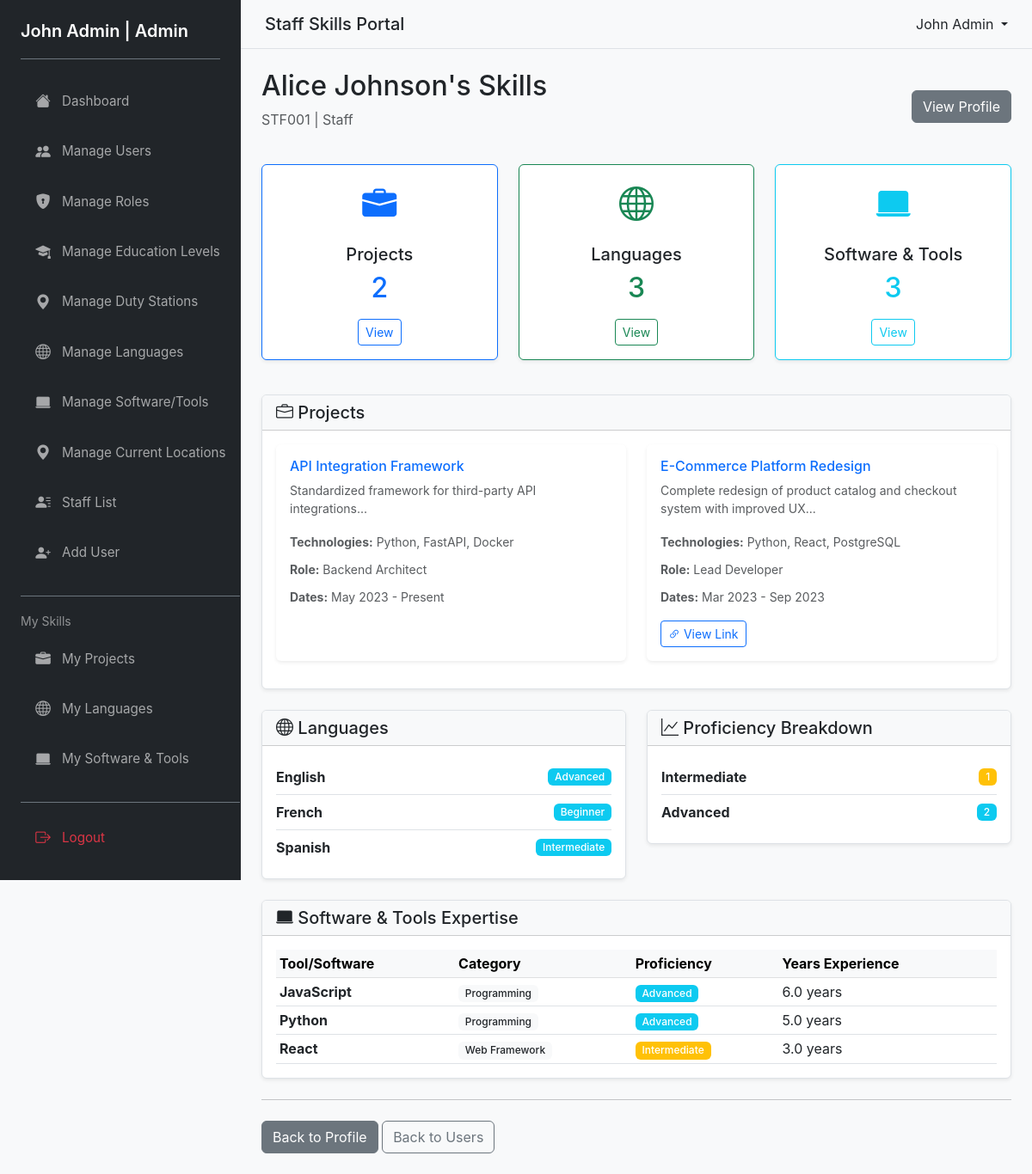
Screenshot of /pages/staff_dashboard.php?user_id=3 (signed in) with the database file from the repository.
### tables this page shows
CREATE TABLE IF NOT EXISTS users (
  id INT AUTO_INCREMENT PRIMARY KEY,
  index_number VARCHAR(50) NOT NULL UNIQUE,
  full_names VARCHAR(150) NOT NULL,
  email VARCHAR(120) NOT NULL UNIQUE,
  password VARCHAR(255) NOT NULL,
  role_id INT NOT NULL,
  gender VARCHAR(20),
  current_location VARCHAR(120),
  highest_education VARCHAR(120),
  duty_station VARCHAR(120),
  availability_remote TINYINT(1) DEFAULT 0,
  created_at TIMESTAMP DEFAULT CURRENT_TIMESTAMP,
  FOREIGN KEY (role_id) REFERENCES roles(id) ON DELETE RESTRICT
);

CREATE TABLE IF NOT EXISTS roles (
  id INT AUTO_INCREMENT PRIMARY KEY,
  name VARCHAR(50) NOT NULL UNIQUE,
  description VARCHAR(255),
  created_at TIMESTAMP DEFAULT CURRENT_TIMESTAMP
);

CREATE TABLE IF NOT EXISTS projects (
  id INT AUTO_INCREMENT PRIMARY KEY,
  user_id INT NOT NULL,
  project_name VARCHAR(200) NOT NULL,
  description TEXT,
  technologies_used TEXT,
  start_date DATE,
  end_date DATE,
  role_responsibilities TEXT,
  project_link VARCHAR(255),
  created_at TIMESTAMP DEFAULT CURRENT_TIMESTAMP,
  FOREIGN KEY (user_id) REFERENCES users(id) ON DELETE CASCADE
);

CREATE TABLE IF NOT EXISTS user_languages (
  id INT AUTO_INCREMENT PRIMARY KEY,
  user_id INT NOT NULL,
  language_id INT NOT NULL,
  proficiency VARCHAR(50) NOT NULL DEFAULT 'Intermediate',
  created_at TIMESTAMP DEFAULT CURRENT_TIMESTAMP,
  UNIQUE KEY unique_user_language (user_id, language_id),
  FOREIGN KEY (user_id) REFERENCES users(id) ON DELETE CASCADE,
  FOREIGN KEY (language_id) REFERENCES languages(id) ON DELETE CASCADE
);

CREATE TABLE IF NOT EXISTS languages (
  id INT AUTO_INCREMENT PRIMARY KEY,
  name VARCHAR(100) NOT NULL UNIQUE,
  created_at TIMESTAMP DEFAULT CURRENT_TIMESTAMP
);

CREATE TABLE IF NOT EXISTS user_software_expertise (
  id INT AUTO_INCREMENT PRIMARY KEY,
  user_id INT NOT NULL,
  software_expertise_id INT NOT NULL,
  proficiency VARCHAR(50) NOT NULL DEFAULT 'Intermediate',
  years_experience DECIMAL(3,1),
  created_at TIMESTAMP DEFAULT CURRENT_TIMESTAMP,
  UNIQUE KEY unique_user_software (user_id, software_expertise_id),
  FOREIGN KEY (user_id) REFERENCES users(id) ON DELETE CASCADE,
  FOREIGN KEY (software_expertise_id) REFERENCES software_expertise(id) ON DELETE CASCADE
);

CREATE TABLE IF NOT EXISTS software_expertise (
  id INT AUTO_INCREMENT PRIMARY KEY,
  name VARCHAR(120) NOT NULL UNIQUE,
  category VARCHAR(100),
  created_at TIMESTAMP DEFAULT CURRENT_TIMESTAMP
);

### pages/staff_dashboard.php (the view, shortened to what this page needs)
<?php
$requested_user_id = isset($_GET['user_id']) ? (int)$_GET['user_id'] : $_SESSION['user']['id'];
$pdo = getPDO();
$stmt = $pdo->prepare('SELECT u.*, r.name as role_name FROM users u JOIN roles r ON u.role_id = r.id WHERE u.id = ? LIMIT 1');
$stmt->execute([$requested_user_id]);
$user = $stmt->fetch();
$stmt = $pdo->prepare('SELECT id, project_name, description, technologies_used, start_date, end_date, role_responsibilities, project_link FROM projects WHERE user_id = ? ORDER BY start_date DESC');
$stmt->execute([$requested_user_id]);
$projects = $stmt->fetchAll();
$stmt = $pdo->prepare('SELECT ul.id, l.name, ul.proficiency FROM user_languages ul JOIN languages l ON ul.language_id = l.id WHERE ul.user_id = ? ORDER BY l.name ASC');
$stmt->execute([$requested_user_id]);
$languages = $stmt->fetchAll();
$stmt = $pdo->prepare('SELECT usp.id, se.name, se.category, usp.proficiency, usp.years_experience FROM user_software_expertise usp JOIN software_expertise se ON usp.software_expertise_id = se.id WHERE usp.user_id = ? ORDER BY se.category ASC, se.name ASC');
$stmt->execute([$requested_user_id]);
$software = $stmt->fetchAll();
$proficiency_counts = [
    'Beginner' => 0,
    'Intermediate' => 0,
    'Advanced' => 0,
    'Expert' => 0,
    'Fluent' => 0
];
foreach ($software as $s) {
    if (isset($proficiency_counts[$s['proficiency']])) {
        $proficiency_counts[$s['proficiency']]++;
    }
}
require_once __DIR__ . '/../includes/header.php';
?>
<div class="row mb-4">
    <div class="col-md-12">
        <div class="d-flex justify-content-between align-items-center">
            <div>
                <h2><?php echo htmlspecialchars($user['full_names']); ?>'s Skills</h2>
                <p class="text-muted"><?php echo htmlspecialchars($user['index_number']); ?> | <?php echo htmlspecialchars($user['role_name']); ?></p>
            </div>
            <div>
                <a href="<?php echo BASE_URL; ?>/pages/profile.php?id=<?php echo $user['id']; ?>" class="btn btn-secondary">View Profile</a>
            </div>
        </div>
    </div>
</div>
<div class="row mb-4">
    <div class="col-md-4 mb-3">
        <div class="card h-100 border-primary">
            <div class="card-body text-center">
                <div class="mb-3">
                    <i class="bi bi-briefcase-fill text-primary" style="font-size:40px;"></i>
                </div>
                <h5 class="card-title">Projects</h5>
                <h2 class="text-primary mb-3"><?php echo count($projects); ?></h2>
                <a href="<?php echo BASE_URL; ?>/pages/user_projects.php<?php echo ($_SESSION['user']['role_name'] !== 'Admin' && $_SESSION['user']['role_name'] !== 'HR') ? '' : '?user_id=' . $user['id']; ?>" class="btn btn-sm btn-outline-primary">
                    <?php echo ($_SESSION['user']['id'] == $user['id']) ? 'Manage' : 'View'; ?>
                </a>
            </div>
        </div>
    </div>
    <div class="col-md-4 mb-3">
        <div class="card h-100 border-success">
            <div class="card-body text-center">
                <div class="mb-3">
                    <i class="bi bi-globe text-success" style="font-size:40px;"></i>
                </div>
                <h5 class="card-title">Languages</h5>
                <h2 class="text-success mb-3"><?php echo count($languages); ?></h2>
                <a href="<?php echo BASE_URL; ?>/pages/user_languages.php<?php echo ($_SESSION['user']['role_name'] !== 'Admin' && $_SESSION['user']['role_name'] !== 'HR') ? '' : '?user_id=' . $user['id']; ?>" class="btn btn-sm btn-outline-success">
                    <?php echo ($_SESSION['user']['id'] == $user['id']) ? 'Manage' : 'View'; ?>
                </a>
            </div>
        </div>
    </div>
    <div class="col-md-4 mb-3">
        <div class="card h-100 border-info">
            <div class="card-body text-center">
                <div class="mb-3">
                    <i class="bi bi-laptop-fill text-info" style="font-size:40px;"></i>
                </div>
                <h5 class="card-title">Software & Tools</h5>
                <h2 class="text-info mb-3"><?php echo count($software); ?></h2>
                <a href="<?php echo BASE_URL; ?>/pages/user_software_expertise.php<?php echo ($_SESSION['user']['role_name'] !== 'Admin' && $_SESSION['user']['role_name'] !== 'HR') ? '' : '?user_id=' . $user['id']; ?>" class="btn btn-sm btn-outline-info">
                    <?php echo ($_SESSION['user']['id'] == $user['id']) ? 'Manage' : 'View'; ?>
                </a>
            </div>
        </div>
    </div>
</div>
<?php if (count($projects) > 0): ?>
<div class="row mb-4">
    <div class="col-md-12">
        <div class="card">
            <div class="card-header bg-light">
                <h5 class="mb-0"><i class="bi bi-briefcase"></i> Projects</h5>
            </div>
            <div class="card-body">
                <div class="row">
                    <?php foreach ($projects as $proj): ?>
                        <div class="col-md-6 mb-3">
                            <div class="card h-100 shadow-sm border-0">
                                <div class="card-body">
                                    <h6 class="card-title text-primary"><?php echo htmlspecialchars($proj['project_name']); ?></h6>
                                    <p class="card-text small text-muted"><?php echo htmlspecialchars(substr($proj['description'] ?? '', 0, 100)); ?>...</p>
                                    <div class="mb-2">
                                        <small class="text-muted">
                                            <strong>Technologies:</strong> <?php echo htmlspecialchars(substr($proj['technologies_used'] ?? '', 0, 50)); ?>
                                        </small>
                                    </div>
                                    <div class="mb-2">
                                        <small class="text-muted">
                                            <strong>Role:</strong> <?php echo htmlspecialchars($proj['role_responsibilities'] ?? 'N/A'); ?>
                                        </small>
                                    </div>
                                    <div class="mb-3">
                                        <small class="text-muted">
                                            <strong>Dates:</strong>
                                            <?php
                                            $start = $proj['start_date'] ? date('M Y', strtotime($proj['start_date'])) : 'N/A';
                                            $end = $proj['end_date'] ? date('M Y', strtotime($proj['end_date'])) : 'Present';
                                            echo $start . ' - ' . $end;
                                            ?>
                                        </small>
                                    </div>
                                    <?php if ($proj['project_link']): ?>
                                        <a href="<?php echo htmlspecialchars($proj['project_link']); ?>" target="_blank" class="btn btn-sm btn-outline-primary">
                                            <i class="bi bi-link-45deg"></i> View Link
                                        </a>
                                    <?php endif; ?>
                                </div>
                            </div>
                        </div>
                    <?php endforeach; ?>
                </div>
            </div>
        </div>
    </div>
</div>
<?php endif; ?>
<?php if (count($languages) > 0): ?>
<div class="row mb-4">
    <div class="col-md-6">
        <div class="card">
            <div class="card-header bg-light">
                <h5 class="mb-0"><i class="bi bi-globe"></i> Languages</h5>
            </div>
            <div class="card-body">
                <div class="list-group list-group-flush">
                    <?php foreach ($languages as $lang): ?>
                        <div class="list-group-item px-0 py-2 d-flex justify-content-between align-items-center">
                            <strong><?php echo htmlspecialchars($lang['name']); ?></strong>
                            <span class="badge bg-info"><?php echo htmlspecialchars($lang['proficiency']); ?></span>
                        </div>
                    <?php endforeach; ?>
                </div>
            </div>
        </div>
    </div>
    <div class="col-md-6">
        <div class="card">
            <div class="card-header bg-light">
                <h5 class="mb-0"><i class="bi bi-graph-up"></i> Proficiency Breakdown</h5>
            </div>
            <div class="card-body">
                <div class="list-group list-group-flush">
                    <?php
                    $proficiency_colors = [
                        'Beginner' => 'danger',
                        'Intermediate' => 'warning',
                        'Advanced' => 'info',
                        'Expert' => 'success',
                        'Fluent' => 'success'
                    ];
                    foreach ($proficiency_counts as $level => $count):
                        if ($count > 0):
                            $color = $proficiency_colors[$level] ?? 'secondary';
                    ?>
                        <div class="list-group-item px-0 py-2 d-flex justify-content-between align-items-center">
                            <strong><?php echo htmlspecialchars($level); ?></strong>
                            <span class="badge bg-<?php echo $color; ?>"><?php echo $count; ?></span>
                        </div>
                    <?php
                        endif;
                    endforeach;
                    ?>
                </div>
            </div>
        </div>
    </div>
</div>
<?php endif; ?>
<?php if (count($software) > 0): ?>
<div class="row mb-4">
    <div class="col-md-12">
        <div class="card">
            <div class="card-header bg-light">
                <h5 class="mb-0"><i class="bi bi-laptop-fill"></i> Software & Tools Expertise</h5>
            </div>
            <div class="card-body">
                <div class="table-responsive">
                    <table class="table table-sm table-hover mb-0">
                        <thead class="table-light">
                            <tr>
                                <th>Tool/Software</th>
                                <th>Category</th>
                                <th>Proficiency</th>
                                <th>Years Experience</th>
                            </tr>
                        </thead>
                        <tbody>
                            <?php foreach ($software as $soft): ?>
                                <tr>
                                    <td><strong><?php echo htmlspecialchars($soft['name']); ?></strong></td>
                                    <td><span class="badge bg-light text-dark"><?php echo htmlspecialchars($soft['category'] ?? 'General'); ?></span></td>
                                    <td>
                                        <?php
                                        $proficiencies = [
                                            'Beginner' => 'danger',
                                            'Intermediate' => 'warning',
                                            'Advanced' => 'info',
                                            'Expert' => 'success'
                                        ];
                                        $color = $proficiencies[$soft['proficiency']] ?? 'secondary';
                                        ?>
                                        <span class="badge bg-<?php echo $color; ?>"><?php echo htmlspecialchars($soft['proficiency']); ?></span>
                                    </td>
                                    <td><?php echo $soft['years_experience'] ? htmlspecialchars($soft['years_experience']) . ' years' : '—'; ?></td>
                                </tr>
                            <?php endforeach; ?>
                        </tbody>
                    </table>
                </div>
            </div>
        </div>
    </div>
</div>
<?php endif; ?>
<hr class="my-4">
<div class="row">
    <div class="col-md-12">
        <a href="<?php echo BASE_URL; ?>/pages/profile.php?id=<?php echo $user['id']; ?>" class="btn btn-secondary">Back to Profile</a>
        <?php if ($_SESSION['user']['role_name'] === 'Admin' || $_SESSION['user']['role_name'] === 'HR'): ?>
            <a href="<?php echo BASE_URL; ?>/pages/manage_users.php" class="btn btn-outline-secondary">Back to Users</a>
        <?php endif; ?>
    </div>
</div>
<?php require_once __DIR__ . '/../includes/footer.php'; ?>

### assets/css/styles.css (style rules this page uses)
* { box-sizing: border-box; }
body { font-family: -apple-system, BlinkMacSystemFont, 'Segoe UI', 'Roboto', 'Oxygen', 'Ubuntu', 'Cantarell', 'Fira Sans', 'Droid Sans', 'Helvetica Neue', sans-serif; background-color: #f8f9fa; margin: 0; padding: 0; }
.d-flex { display: flex !important; }
.card { border: 1px solid #dee2e6; box-shadow: 0 0.125rem 0.25rem rgba(0, 0, 0, 0.075); transition: all 0.3s ease; }
.table { margin-bottom: 0; border-collapse: collapse; }
.badge { padding: 0.35em 0.65em; font-weight: 500; }
.btn { transition: all 0.2s ease; }

### rows the page displays
users: full_names "Alice Johnson", index_number "STF001", role.name "Staff"
projects: project_name "API Integration Framework", description "Standardized framework for third-party API integrations", technologies_used "Python, FastAPI, Docker", role_responsibilities "Backend Architect", start_date "May 2023", end_date "Present"
projects: project_name "E-Commerce Platform Redesign", description "Complete redesign of product catalog and checkout system with improved UX", technologies_used "Python, React, PostgreSQL", role_responsibilities "Lead Developer", start_date "Mar 2023", end_date "Sep 2023"
user_languages: language.name "English", proficiency "Advanced"
user_languages: language.name "French", proficiency "Beginner"
user_languages: language.name "Spanish", proficiency "Intermediate"
user_software_expertise: software_expertise.name "JavaScript", software_expertise.category "Programming", proficiency "Advanced", years_experience "6.0"
user_software_expertise: software_expertise.name "Python", software_expertise.category "Programming", proficiency "Advanced", years_experience "5.0"
user_software_expertise: software_expertise.name "React", software_expertise.category "Web Framework", proficiency "Intermediate", years_experience "3.0"

### other values shown
$_SESSION['user']['full_names'] "John Admin"
$_SESSION['user']['role_name'] "Admin"
count($projects) "2"
count($languages) "3"
count($software) "3"
$level "Intermediate"
$count "1"
$level "Advanced"
$count "2"
